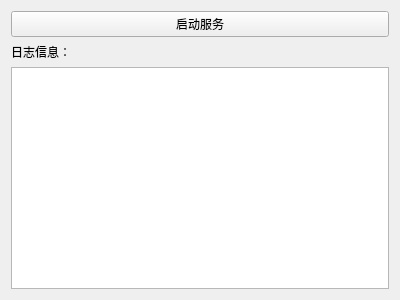
<?xml version="1.0" encoding="UTF-8"?>
<ui version="4.0">
 <class>Widget</class>
 <widget class="QWidget" name="Widget">
  <property name="geometry">
   <rect>
    <x>0</x>
    <y>0</y>
    <width>400</width>
    <height>300</height>
   </rect>
  </property>
  <property name="windowTitle">
   <string>Widget</string>
  </property>
  <layout class="QVBoxLayout" name="verticalLayout">
   <item>
    <widget class="QPushButton" name="pushButton_start">
     <property name="text">
      <string>启动服务</string>
     </property>
    </widget>
   </item>
   <item>
    <widget class="QLabel" name="label_log">
     <property name="text">
      <string>日志信息：</string>
     </property>
    </widget>
   </item>
   <item>
    <widget class="QTextBrowser" name="textBrowser"/>
   </item>
  </layout>
 </widget>
 <layoutdefault spacing="6" margin="11"/>
 <resources/>
 <connections/>
</ui>
